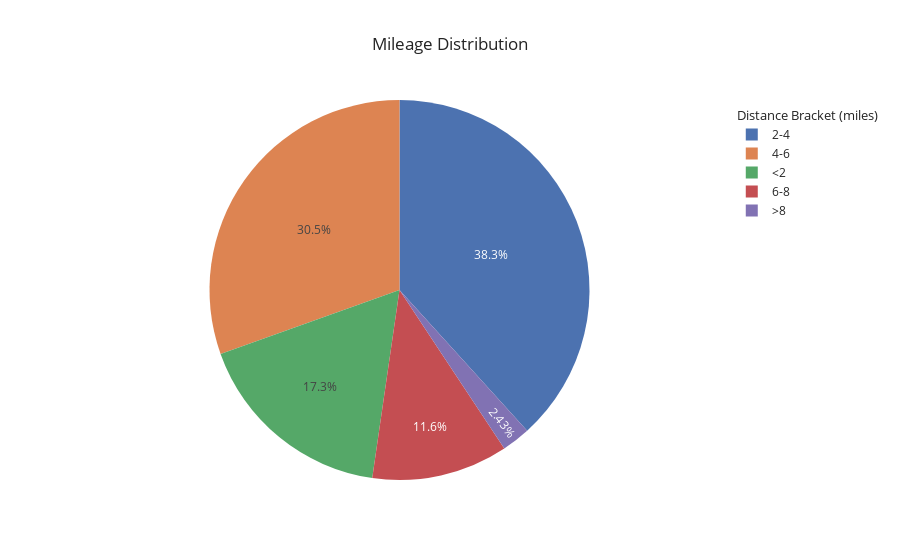

Notebook source saved alongside this figure:
### Code cell
# graph: pace pie chart

# make new column for distance class
df_dates['Distance Bracket'] = df_dates['Distance'].apply(
    lambda x: '<2' if x < 2 else
              '2-4' if x <= 4 else 
              '4-6' if x <= 6 else
              '6-8' if x <= 8 else
              '>8'
)

# ---- MATPLOTLIB ----
# dist_pie, dist_pie = plt.subplots()
# counting: dist_count = df_runs['Class'].value_counts().sort_index()
# dist_pie.pie(dist_count, label = df_runs['Class'])

# ---- PLOTLY ----
bracket_counts = df_dates['Distance Bracket'].value_counts().sort_index()

dist_pie = px.pie(
    names = bracket_counts.index,
    values = bracket_counts.values,
    title = 'Mileage Distribution',
    template = 'seaborn'
)
dist_pie.update_traces(legendgrouptitle_text = 'Distance Bracket (miles)')

dist_pie.show()

### Figure 1 — Plotly figure (JSON) as saved in the notebook; plotly's stock layout.template omitted (floating-point values rounded to 4 significant figures)
{"data": [{"domain": {"x": [0, 1], "y": [0, 1]}, "hovertemplate": "label=%{label}<br>value=%{value}<extra></extra>", "labels": ["2-4", "4-6", "6-8", "<2", ">8"], "legendgroup": "", "legendgrouptitle": {"text": "Distance Bracket (miles)"}, "name": "", "showlegend": true, "type": "pie", "values": [142, 113, 43, 64, 9]}], "layout": {"legend": {"tracegroupgap": 0}, "title": {"text": "Mileage Distribution"}}}
